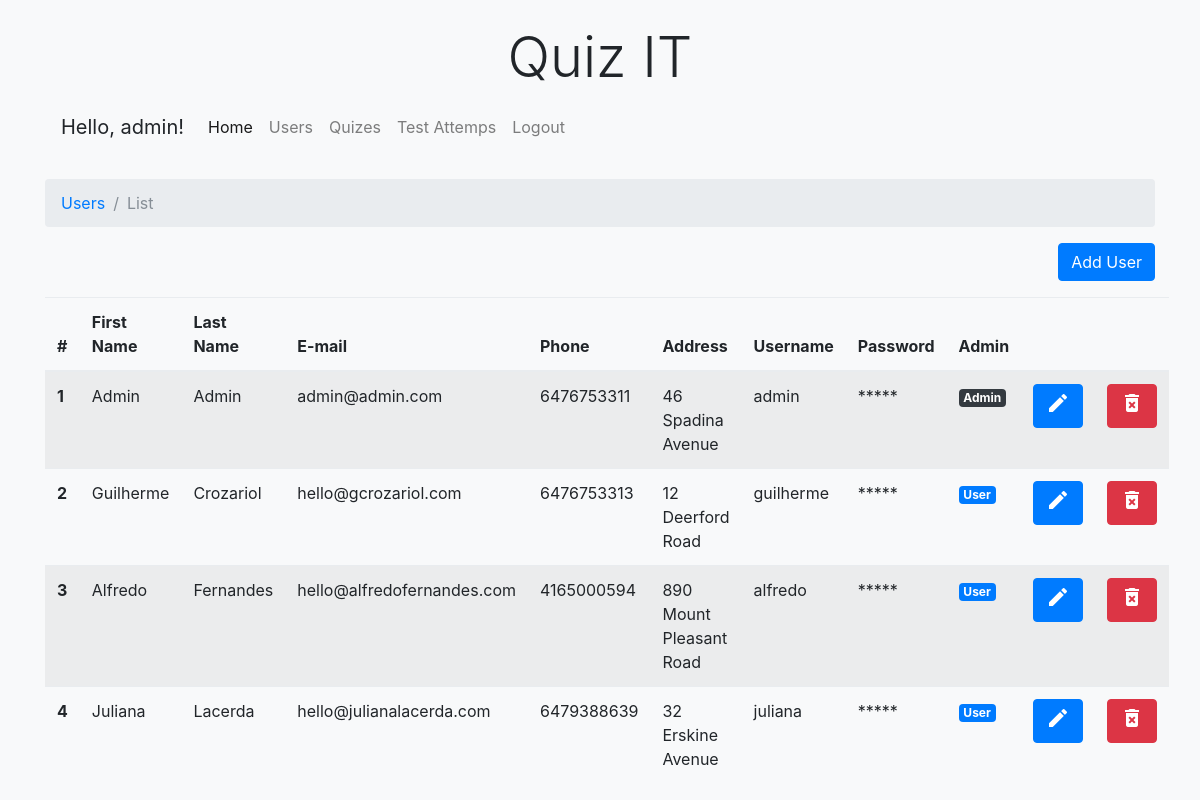
/?link=AdminUserList (signed in), run on the app's committed database.
### tables this page shows
CREATE TABLE IF NOT EXISTS `Users` (
  `id` INT NOT NULL AUTO_INCREMENT,
  `first_name` VARCHAR(45) NOT NULL,
  `last_name` VARCHAR(45) NOT NULL,
  `email` VARCHAR(100) NOT NULL,
  `phone` VARCHAR(45) NOT NULL,
  `address` VARCHAR(200) NOT NULL,
  `username` VARCHAR(45) NOT NULL,
  `password` VARCHAR(45) NOT NULL,
  `admin` INT NOT NULL DEFAULT 0,
  PRIMARY KEY (`id`),
  UNIQUE INDEX `username_UNIQUE` (`username` ASC),
  UNIQUE INDEX `email_UNIQUE` (`email` ASC));

### www/Application/Administrator/UserList.php (the view, shortened to what this page needs)
<?php
    require_once('Application/Administrator/Menu.php');
?>
<nav aria-label="breadcrumb" role="navigation">
    <ol class="breadcrumb">
        <li class="breadcrumb-item"><a href="?link=AdminUserList">Users</a></li>
        <li class="breadcrumb-item active" aria-current="page">List</li>
    </ol>
</nav>
<?php
    $sSQL = "SELECT * FROM Users";
    $resultset = mysqli_query($conn, $sSQL);
?>
<p class="text-right"><a class="btn btn-primary" href="?link=AdminUserAdd" role="button">Add User</a></p>
<table class="table table-striped">
<thead>
    <tr>
        <th>#</th>
        <th>First Name</th>
        <th>Last Name</th>
        <th>E-mail</th>
        <th>Phone</th>
        <th>Address</th>
        <th>Username</th>
        <th>Password</th>
        <th>Admin</th>
        <th> </th>
        <th> </th>
    </tr>
</thead>
<tbody>
    <?php
        while($row = mysqli_fetch_assoc($resultset))
        {
            $id = $row['id'];
            $first_name = $row['first_name'];
            $last_name = $row['last_name'];
            $email = $row['email'];
            $phone = $row['phone'];
            $address = $row['address'];
            $username = $row['username'];
            $admin = $row['admin'];
    ?>
        <tr>
            <th scope="row"><?php echo $id; ?></th>
            <td><?php echo $first_name; ?></td>
            <td><?php echo $last_name; ?></td>
            <td><?php echo $email; ?></td>
            <td><?php echo $phone; ?></td>
            <td><?php echo $address; ?></td>
            <td><?php echo $username; ?></td>
            <td>*****</td>
            <td>
                <?php if($admin == 1) { ?>
                    <span class="badge badge-dark">Admin</span>
                <?php } else { ?>
                    <span class="badge badge-primary">User</span>
                <?php } ?>
            </td>
            <td><a class="btn btn-primary" href="?link=AdminUserEdit&id=<?php echo $id; ?>" role="button"><i class="material-icons">mode_edit</i></a></td>
            <td><a class="btn btn-danger" href="?link=AdminUserDelete&id=<?php echo $id; ?>" role="button"><i class="material-icons">delete_forever</i></a></td>
        </tr>
    <?php } ?>
</tbody>
</table>

### www/assets/css/styles.css (style rules this page uses)
body { background-color: #f8f9fa; }

### data on the page
users: id "1", first_name "Admin", last_name "Admin", email "admin@admin.com", phone "6476753311", address "46 Spadina Avenue", username "admin", admin "Admin"
users: id "2", first_name "Guilherme", last_name "Crozariol", email "hello@gcrozariol.com", phone "6476753313", address "12 Deerford Road", username "guilherme", admin "User"
users: id "3", first_name "Alfredo", last_name "Fernandes", email "hello@alfredofernandes.com", phone "4165000594", address "890 Mount Pleasant Road", username "alfredo", admin "User"
users: id "4", first_name "Juliana", last_name "Lacerda", email "hello@julianalacerda.com", phone "6479388639", address "32 Erskine Avenue", username "juliana", admin "User"

### other printed values
$username "admin"
